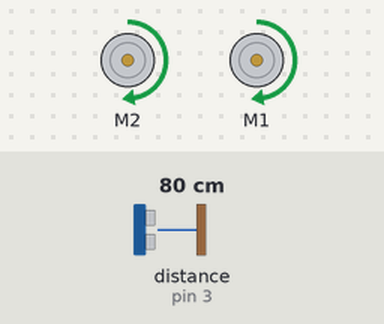
Recording of a sketch running on a simulated Arduino Uno, built with avr-gcc and run on an emulated ATmega328P. Parts: 2 × DC motor (green arrow = forward, orange = backward, longer = faster). Inputs (shaded band) come from the test bench; at power-on: distance to the obstacle (sensor on pin 3) 80 cm.

Above: at 0.8 s.
0.9 s: distance to the obstacle (sensor on pin 3) set to 4 cm
2.4 s: distance to the obstacle (sensor on pin 3) set to 2 cm
At 3.7 s:
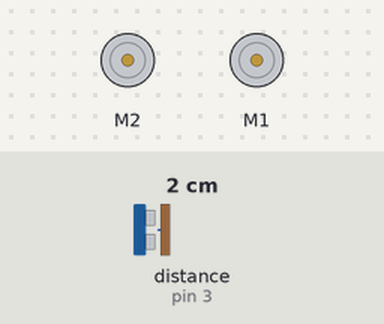
Timing chart, 0 to 5.4 s (numbered marks = the images above; inputs shaded):
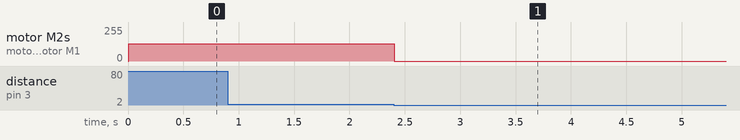

Measured:
- the behaviour switches between 3 and 2 cm on distance to the obstacle (sensor on pin 3) (found by bisection; images 0 and 1)
- after the input at 0.9 s, every drawn part: stays the same
- after the input at 2.4 s, motor M2, motor M1: forward 128/255 → stopped at once

The sketch:

smallRobotAuton.ino
```cpp
#include "MeOrion.h"

#define leftReversed 0
#define rightReversed 0

MeDCMotor rightMotor(M1);
MeDCMotor leftMotor(M2);

MeUltrasonicSensor sonar(PORT_3);
MeLineFollower tracker(PORT_4);

float last = 0.0;

void drive(int leftSpeed, int rightSpeed) {
  leftSpeed = leftReversed ? -leftSpeed : leftSpeed;
  rightSpeed = rightReversed ? -rightSpeed : rightSpeed;

  leftSpeed = leftSpeed > 255 ? 255 : (leftSpeed < -255 ? -255 : leftSpeed);
  rightSpeed = rightSpeed > 255 ? 255 : (rightSpeed < -255 ? -255 : rightSpeed);

  leftMotor.run(leftSpeed);
  rightMotor.run(rightSpeed);
}

void trackLine() {
  switch(tracker.readSensors()) {
    case S1_IN_S2_IN: drive(128,128); break;
    case S1_IN_S2_OUT: drive (-255,255); break;
    case S1_OUT_S2_IN: drive(255,-255); break;
    case S1_OUT_S2_OUT: drive(-128,-128); break;
  }
}

bool check() {
  float current = sonar.distanceCm();
  /*Serial.print(current);
  Serial.print(" \t");
  Serial.println(last);*/
  if(current < 3.0 && current != 0.0) {
    if(last < 3.0 && last != 0.0) {
      last = current;
      return false;
    }
  }
  last = current;
  return true;
}

void setup() {
  Serial.begin(9600);
  while(check()) {
    trackLine();
    //drive(0.99 * 255, 255);
    delay(1);
  }
  drive(0,0);
}

void loop() {

}
```
